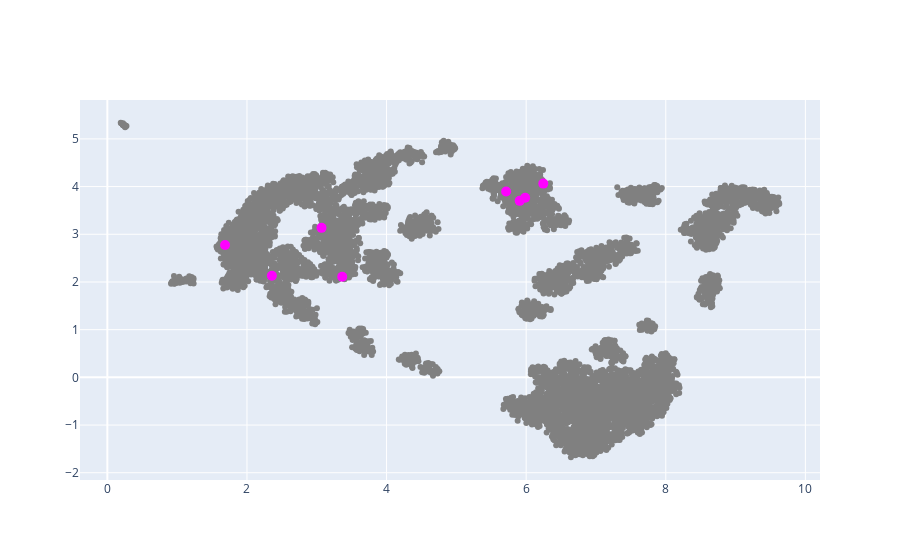

The cell this chart's notebook holds for it:
### Code cell
art1_plot_df = plot_df.copy()

art1_plot_df = int_plot_df[int_plot_df["artist"].str.contains("Ed Sheeran")]

fig = go.Figure()

fig.add_trace(
    go.Scatter(
        #         data_frame=plot_df,
        mode="markers",
        x=plot_df["x1"],
        y=plot_df["x2"],
        marker={"color": "Grey"},
        showlegend=False,
    )
)

fig.add_trace(
    go.Scatter(
        #         data_frame=plot_df,
        mode="markers",
        x=int_plot_df["x1"],
        y=int_plot_df["x2"],
        marker={"color": "Magenta", "size": 10},
        showlegend=False,
    )
)

#     fig.update_layout(showlegend=False)
fig.show()

### Figure 1 — Plotly figure (JSON) as saved in the notebook; plotly's stock layout.template omitted (floating-point values rounded to 4 significant figures; data arrays with more than 128 entries replaced by an {"elided": "..."} marker saying what was removed)
{"data": [{"marker": {"color": "Grey"}, "mode": "markers", "showlegend": false, "type": "scatter", "x": {"elided": "8329 float values"}, "y": {"elided": "8329 float values"}}, {"marker": {"color": "Magenta", "size": 10}, "mode": "markers", "showlegend": false, "type": "scatter", "x": [2.357, 1.686, 5.713, 3.068, 5.907, 6.245, 3.365, 5.986], "y": [2.132, 2.775, 3.898, 3.135, 3.701, 4.062, 2.108, 3.765]}], "layout": {}}
